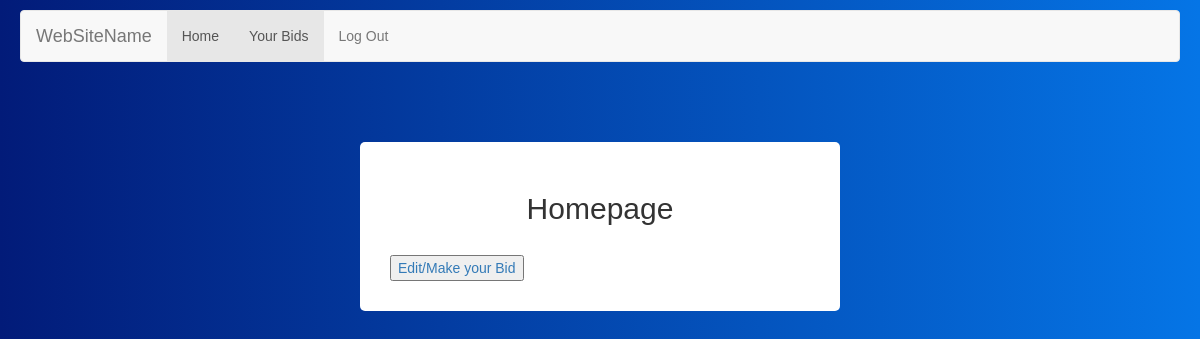
The app's page /bid_list/1/ (signed in), older data.
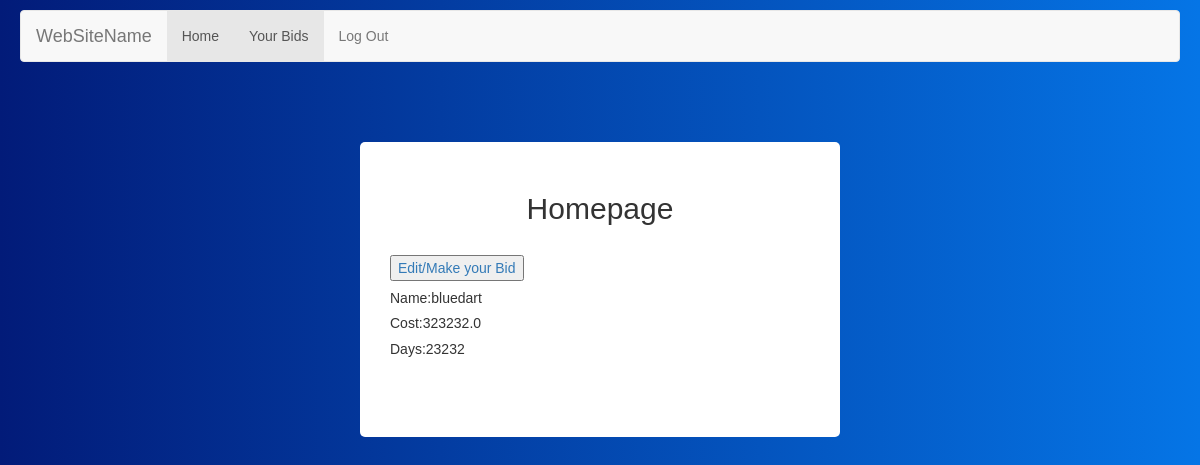
The same page, newer data.
### bidding/models.py (models this page shows, shortened)
class biddedAmount(models.Model):
    name = models.ForeignKey(User, on_delete=models.CASCADE)
    product = models.ForeignKey(Product, on_delete=models.CASCADE)
    days = models.PositiveIntegerField()
    cost = models.FloatField()
    pincode = models.PositiveIntegerField()
    class Meta:
        unique_together = ('product', 'name', 'pincode')

### bidding/views.py (the view)
# urls.py: path('bid_list/<int:p_id>/', views.bid_list, name='bid_list'),
@login_required
def bid_list(request, p_id):
    if p_id:
        bidded_list = biddedAmount.objects.filter(product__prod_id=p_id)
        return render(request, 'bidding/bid_list.html', {'bidded_list': bidded_list, 'pk': p_id})

### bidding/templates/bidding/bid_list.html
{% extends "bidding/base.html" %}
{% load static %}
{% block content %}
    <br><br><br>
    <div class="container" style="width:40%;padding:30px;background: white">
    <center><h2>Homepage</h2></center><br>
    <a href="{% url 'bidding:user_bid' pk %}"><button>Edit/Make your Bid</button></a>
    {% if bidded_list %}
    {% for bidded in bidded_list %}
        <h5>Name:{{ bidded.name }}</h5>
        <h5>Cost:{{ bidded.cost }}</h5>
        <h5>Days:{{ bidded.days }}</h5>
        <br><br>
    {% endfor %}
    {% endif %}
    </div>
{% endblock %}

Row changes from the older to the newer data that the page shows:
added biddedAmount: name "bluedart", cost "323232.0", days "23232"
